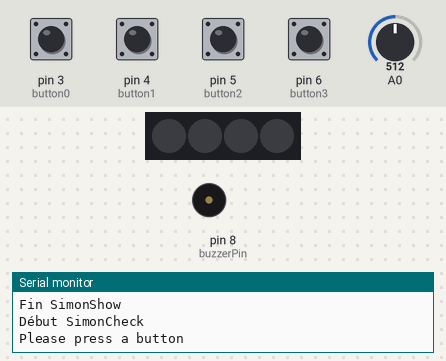
This sketch was run on a simulated Arduino Uno, built with avr-gcc and run on an emulated ATmega328P. Shown: 4 RGB LEDs in strip order, left to right, buzzer (waves = sounding), the last lines printed to the serial monitor. Inputs (shaded band) come from the test bench; at power-on: pin 3 (button0), pin 4 (button1), pin 5 (button2), pin 6 (button3) HIGH, A0 = 512. Dim RGB values are drawn brighter than linear; random numbers use the default seed unless the sketch sets one.

Above: at 1.2 s.
1.3 s: pin 4 (button1) pulled LOW for 0.15 s
At 1.51 s:
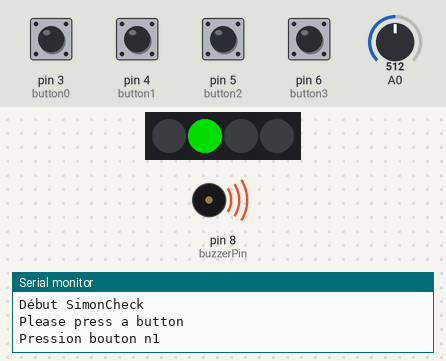
3.2 s: pin 5 (button2) pulled LOW for 0.15 s
At 3.41 s:
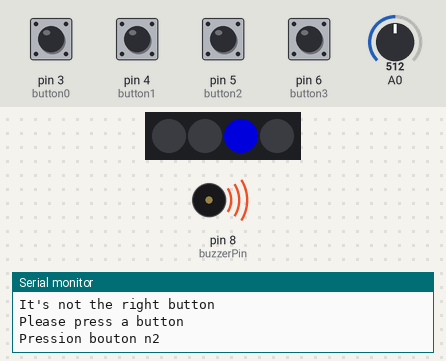
5.1 s: pin 6 (button3) pulled LOW for 0.15 s
At 5.31 s:
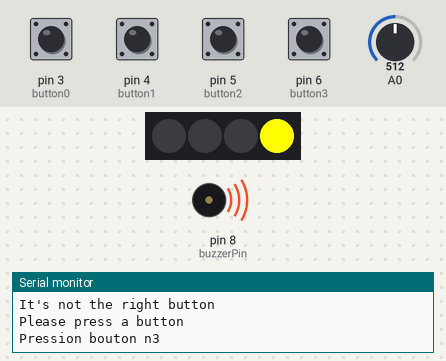
7.0 s: pin 3 (button0) pulled LOW for 0.15 s
At 8.68 s:
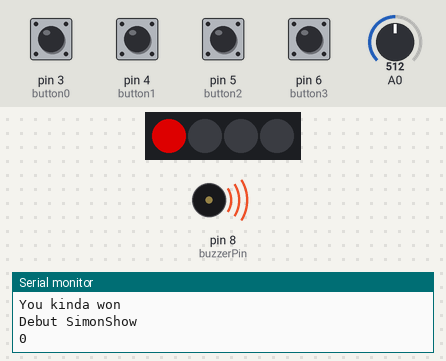
Timing chart, 0 to 10.9 s (numbered marks = the images above; inputs shaded):
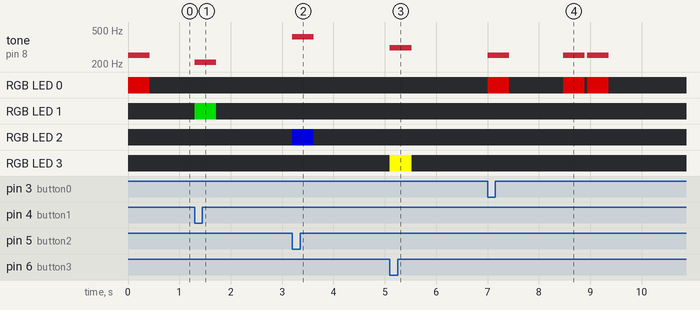

Measured:
- after the input at 1.3 s, tone on pin 8 (buzzerPin): silent → 209 Hz at once, → silent 0.42 s later; RGB LED 1: off → RGB(0, 150, 0) at once, → off 0.42 s later
- after the input at 3.2 s, tone on pin 8 (buzzerPin): silent → 415 Hz at once, → silent 0.42 s later; RGB LED 2: off → RGB(0, 0, 150) at once, → off 0.42 s later
- after the input at 5.1 s, tone on pin 8 (buzzerPin): silent → 310 Hz at once, → silent 0.42 s later; RGB LED 3: off → RGB(255, 255, 0) at once, → off 0.42 s later
- after the input at 7.0 s, tone on pin 8 (buzzerPin): goes 252 Hz 0.42 s, silent 1.1 s, 252 Hz 0.42 s, silent 0.05 s, 252 Hz 0.42 s, then silent, starting at once; RGB LED 0: goes RGB(150, 0, 0) 0.42 s, off 1.1 s, RGB(150, 0, 0) 0.42 s, off 0.05 s, RGB(150, 0, 0) 0.42 s, then off, starting at once

The sketch:

TinkercadProgramme15.ino
```cpp
// Ce programme compare la pression successive des boutons à une séquence encré en dur dans le code. Si la séquence est la bonne, l'utilisateur a gagné.
// Le programme ne comptabilise pas les erreurs mais les indique.
#define buzzerPin 8 // Le buzzer est connecté à la broche n°8
int buttonNumber = 0; // Variable contenant le numéro du bouton pressé, 0 signifiant qu'aucun bouton n'est actionné
#define button0 3
int button0CurrentState = 0;
int button0PreviousState = 1;
#define button1 4
int button1CurrentState = 0;
int button1PreviousState = 1;
#define button2 5
int button2CurrentState = 0;
int button2PreviousState = 1;
#define button3 6
int button3CurrentState = 0;
int button3PreviousState = 1;

// https://html-color-codes.info/ Roue de couleurs hex
#include <Adafruit_NeoPixel.h> // Importation de la bibliothèque pour gérer les NeoPixels
#define NeoPixelPin 2 // Broche sur laquelle les NeoPixels sont connectées
#define PixelCount 4 // Nombre de NeoPixel
Adafruit_NeoPixel MyLed = Adafruit_NeoPixel(PixelCount, NeoPixelPin, NEO_GRB + NEO_KHZ800); // Affectation des paramètres définies ci-dessus.

int SimonSequence[31] = {0, 1, 2, 3, 0}; // Tableau avec 5 cases. La case n°0 contient 0, la case n°1 contient 1 [...] , la case n°4 contient 0
int SequenceLenght = 1;

void OnLed(int ledNumber) { // Procédure prenant le numéro d'une led en paramètre et allumant la led correspondante
  switch (ledNumber) {
    case 0:
      MyLed.setPixelColor(ledNumber, MyLed.Color(150, 0, 0)); // Si la led n°0 est demandé, elle est configuré en rouge
      tone(buzzerPin, 252);
      break;
    case 1:
      MyLed.setPixelColor(ledNumber, MyLed.Color(0, 150, 0)); // Si la led n°1 est demandé, elle est configuré en vert
      tone(buzzerPin, 209);
      break;
    case 2:
      MyLed.setPixelColor(ledNumber, MyLed.Color(0, 0, 150)); // Si la led n°2 est demandé, elle est configuré en bleu
      tone(buzzerPin, 415);
      break;
    case 3:
      MyLed.setPixelColor(3, 0xFFFF00); // Si la led n°3 est demandé, elle est configuré en jaune
      tone(buzzerPin, 310);
      break;
  }
  MyLed.show(); // // Allumer la led configuré
  delay(420); // Pendant 420ms
  noTone(buzzerPin);
  MyLed.clear(); // Configurer toutes les led en "noir" (Equivalent de: MyLed.setPixelColor(broche, MyLed.Color(0, 0, 0));)
  MyLed.show(); // Eteindre toutes les led
  delay(50); // Pendant 50ms
}

void SimonShow() {
  for (int i = 0; i < SequenceLenght; i++) { // Recommencer jusqu'à avoir générer une suite de 5 chiffres
    randomSeed(analogRead(0));
    SimonSequence[i] = random(0, 4); // Générer un chiffre aléatoire et le stocker dans la case i du tableau
    Serial.println(SimonSequence[i]); // Afficher ce chiffre dans le moniteur série
    OnLed(SimonSequence[i]); // Allumer la led correspondant au chiffre générer
  }
  if (SequenceLenght < 31) {
    Serial.print("SequenceLenght: ");
    Serial.println(SequenceLenght);
    SequenceLenght ++;
  }
  else {
    SequenceLenght = 1;
  }
}

int buttonState() {
  button0CurrentState = digitalRead(button0); // Récupérer l'état actuel du bouton
  button1CurrentState = digitalRead(button1); // Récupérer l'état actuel du bouton
  button2CurrentState = digitalRead(button2); // Récupérer l'état actuel du bouton
  button3CurrentState = digitalRead(button3); // Récupérer l'état actuel du bouton

  if (button0CurrentState != button0PreviousState) { // Si cet état a changé
    if (button0CurrentState == LOW) { // Si cet état est passé de haut à bas (C'est inversé à cause du PullUp)
      Serial.println("Pression bouton n0"); // C'est que le bouton est pressé, falling edge
      OnLed(0);
    }
    else { // Si cet état est passé de bas à haut
      Serial.println("Depression bouton n0"); // C'est que le bouton est relaché, rising edge
      buttonNumber = 0;
    }
    delay(50); // Debounce ?
    button0PreviousState = button0CurrentState; // Fin de l'action, cet état fait donc désormais parti du passé
  }

  else if (button1CurrentState != button1PreviousState) { // Si cet état a changé
    if (button1CurrentState == LOW) { // Si cet état est passé de haut à bas (C'est inversé à cause du PullUp)
      Serial.println("Pression bouton n1"); // C'est que le bouton est pressé, falling edge
      OnLed(1);
    }
    else { // Si cet état est passé de bas à haut
      Serial.println("Depression bouton n1"); // C'est que le bouton est relaché, rising edge
      buttonNumber = 1;
    }
    delay(50); // Debounce ?
    button1PreviousState = button1CurrentState; // Fin de l'action, cet état fait donc désormais parti du passé
  }
  else if (button2CurrentState != button2PreviousState) { // Si cet état a changé
    if (button2CurrentState == LOW) { // Si cet état est passé de haut à bas (C'est inversé à cause du PullUp)
      Serial.println("Pression bouton n2"); // C'est que le bouton est pressé, falling edge
      OnLed(2);
    }
    else { // Si cet état est passé de bas à haut
      Serial.println("Depression bouton n2"); // C'est que le bouton est relaché, rising edge
      buttonNumber = 2;
    }
    delay(50); // Debounce ?
    button2PreviousState = button2CurrentState; // Fin de l'action, cet état fait donc désormais parti du passé
  }
  else if (button3CurrentState != button3PreviousState) { // Si cet état a changé
    if (button3CurrentState == LOW) { // Si cet état est passé de haut à bas (C'est inversé à cause du PullUp)
      Serial.println("Pression bouton n3"); // C'est que le bouton est pressé, falling edge
      OnLed(3);
    }
    else { // Si cet état est passé de bas à haut
      Serial.println("Depression bouton n3"); // C'est que le bouton est relaché, rising edge
      buttonNumber = 3;
    }
    delay(50); // Debounce ?
    button3PreviousState = button3CurrentState; // Fin de l'action, cet état fait donc désormais parti du passé
  }
  else { // Revient à dire "Si ni le bouton n°0, ni le n°1, ni le n°2, ni le n°3 n'est pressé c'est que qu'aucun bouton n'est pressé"
    buttonNumber = 4;
  }
  return (buttonNumber); // Lorsque la procédure est executé elle retournera le numéro du bouton pressé contenu dans la variable "buttonNumber"
}

void SimonCheck() {
  Serial.println("Please press a button"); // Demander à l'utilisateur de presser un bouton
  int checkedNumber = 0; // Initaliser une variable permettant de vérifier que tout les chiffres de la séquence ont été pressé
  while (checkedNumber < SequenceLenght - 1) { // Tant que tout les chiffres de la séquence n'ont pas été pressé
    buttonNumber = buttonState(); // Etre attentif à la pression des boutons
    if (buttonNumber != 4) { // Si un bouton est pressé
      if (buttonNumber == SimonSequence[checkedNumber]) { // Et que c'est le bon au regard de la séquence
        Serial.println("It's the right button"); // Indiquer dans le moniteur série que c'est le bon
        checkedNumber ++; // Passer au nombre suivant de la séquence
        delay(100); // Attendre minimum 0.1sec avant la prochaine pression de bouton
      }
      else { // Sinon, c'est que le mauvais bouton est pressé
        Serial.println("It's not the right button"); // Dire à l'utilisateur que ce n'est pas la bonne réponse
        delay(100);// Attendre minimum 0.1sec avant la prochaine pression de bouton
      } // Le laisser réessayer, encore et encore.
      Serial.println("Please press a button"); // Demander à l'utilisateur de pressé un bouton
      Serial.println();
    }
  }
}

void setup() {
  Serial.begin(9600);
  pinMode(button0, INPUT_PULLUP);
  pinMode(button1, INPUT_PULLUP);
  pinMode(button2, INPUT_PULLUP);
  pinMode(button3, INPUT_PULLUP);
  MyLed.begin(); // Initialiser la bibliothèque
}

void loop() {
  Serial.println("Debut SimonShow");
  SimonShow(); // Générer, <stocker et montrer une suite aléatoire.
  Serial.println("Fin SimonShow");
  Serial.println("Début SimonCheck");
  SimonCheck(); // Executer la procédure pour vérifier si l'utilisateur a pressé le bon bouton
  Serial.println("You kinda won"); // Indiquer que la vérication est terminé et que l'utilisateur a gagné
  delay(800); // Pause de 800ms avant de jouer la prochaine séquence
}
```
